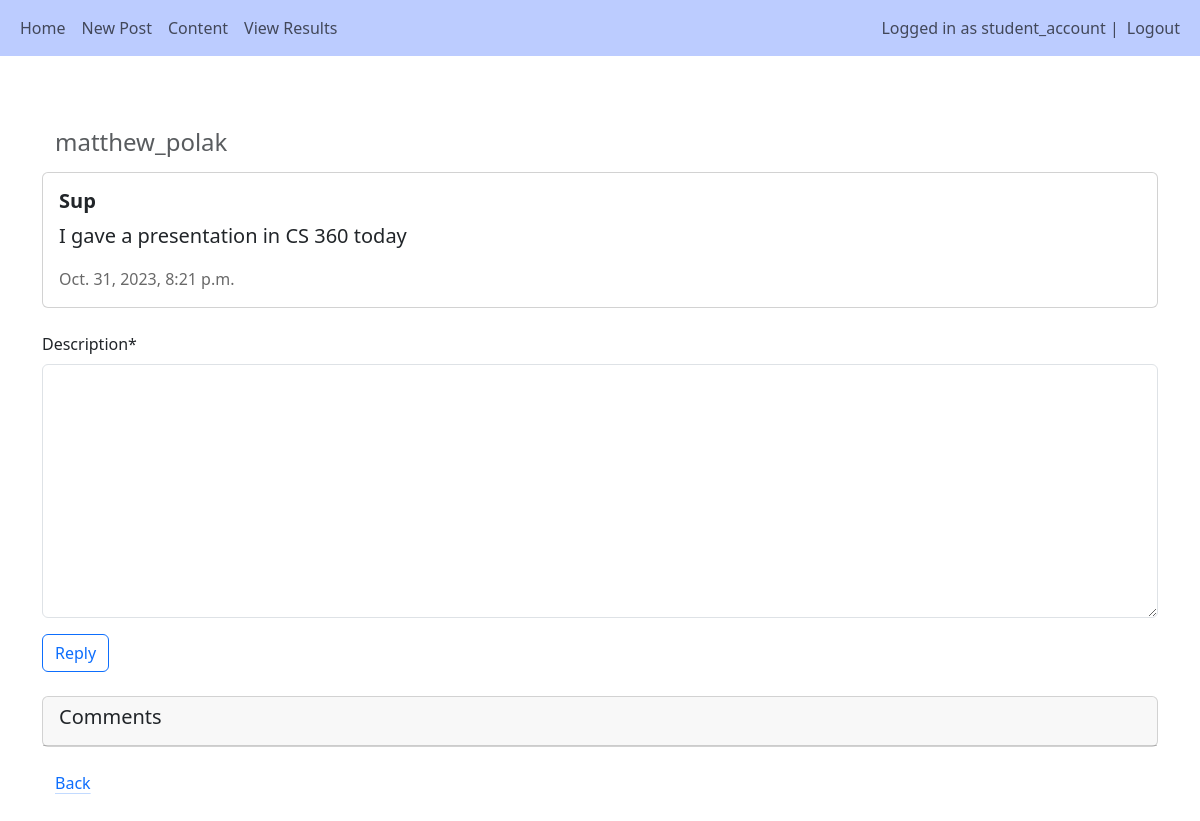
Page /home/reply/2 (signed in) on the committed database.
### main/models.py (models this page shows, shortened)
class User(AbstractUser):
    is_teacher = models.BooleanField('Is teacher', default=False)
    is_student = models.BooleanField('Is student', default=False)

class Post(models.Model):
    author = models.ForeignKey(User, on_delete=models.CASCADE)
    title = models.CharField(max_length=255)
    description = models.TextField(null=True, blank=True)
    created_at = models.DateTimeField(auto_now_add=True)
    updated_at = models.DateTimeField(auto_now=True)
    num_of_replies = 0

### main/views.py (the view)
# urls.py: path('reply/<int:pk>', views.reply, name="reply"),
@login_required(login_url="/login")
def reply(request, pk):
    post = Post.objects.get(id=pk)
    if request.method == "POST":
        form = ReplyForm(request.POST)
        if form.is_valid():
            reply = form.save(commit=False)
            reply.post = post
            reply.author = request.user
            reply.save()
            return redirect('/reply/' + str(pk), {"post":post})
    else:
        form = ReplyForm()
    return render(request, 'main/post/reply.html', {"post":post, "form":form})

### main/forms.py
class ReplyForm(forms.ModelForm):
    class Meta:
        model = Reply
        fields = ["description",]

### main/templates/main/post/reply.html (shortened to what this page needs)
{% extends 'main/base.html' %}
{% load crispy_forms_tags %}
{% block content %}
<br>
    <div><br>
        <div>
            <h4 class="card-subtitle mb-2 text-body-secondary" style="margin-left:13px">{{post.author}}</h4>
        </div>
        <div class="card" style="margin-top:15px">
            <div class="card-body">
              <h5 class="card-title" style="font-weight:bold">{{post.title}}</h5>
              <p class="fs-5">{{post.description}}</p>
              <p class="card-text" style="font-weight:lighter; color:dimgray">{{post.created_at}}</p>
            </div>
        </div>
    </div><br>
    <form method="POST">
        {{ form|crispy }}
        <button type="submit" class="btn btn-outline-primary">Reply</button>
    </form><br>
    <div class="card">
        <div class="card-header">
            <h5>Comments</h5>
        </div>
    </div>
    <br>
    <a href="{% url 'home' %}" class="link-primary link-offset-2 link-underline-opacity-25 link-underline-opacity-100-hover" style="margin-left:13px">Back</a>
    <br><br><br>
{% endblock %}

### main/templates/main/base.html (shortened to what this page needs)
<!DOCTYPE html>
<html lang="en">
<head>
    <link href="https://cdn.jsdelivr.net/npm/bootstrap@5.3.2/dist/css/bootstrap.min.css" rel="stylesheet">
    <link rel="stylesheet" href="https://cdnjs.cloudflare.com/ajax/libs/font-awesome/4.7.0/css/font-awesome.min.css">
</head>
<body>
    <nav class="navbar navbar-light navbar-expand-lg" style="background-color: #bcccff;">
        <div class="container-fluid">
            <div>
                <ul class="nav navbar-nav">
                    <li class="nav-item">
                        <a class="nav-link" href="/home">Home</a>
                    </li>
                    {% if user.is_teacher %}
                    <li class="nav-item">
                        <a class="nav-link" href="/create_post">Post Content</a>
                    </li>
                    <li class="nav-item">
                        <a class="nav-link" href="/subject_setup">New Subject</a>
                    </li>
                    <li class="nav-item">
                        <a class="nav-link" href="/view_subjects">View Subjects</a>
                    </li>
                    <li class="nav-item">
                        <a class="nav-link" href="/group_results">View Scores</a>
                    </li>
                    {% elif user.is_student %}
                    <li class="nav-item">
                        <a class="nav-link" href="/create_post">New Post</a>
                    </li>
                    <li class="nav-item">
                        <a class="nav-link" href="/content">Content</a>
                    </li>
                    <li class="nav-item">
                        <a class="nav-link" href="/ind_results">View Results</a>
                    </li>
                    {% endif %}
                </ul>
            </div>
            <div>
                <ul class="navbar-nav">
                    {% if user.is_authenticated %}
                    <span class="navbar-text">Logged in as {{user.username}} | </span>
                    <li class="nav-item">
                        <a class="nav-link" href="/logout">Logout</a>
                    </li>
                    {% else %}
                    <li class="nav-item">
                        <a class="nav-link" href="/login">Login</a>
                    </li>
                    {% endif %}
                </ul>
            </div>
        </div>
    </nav><br>
        <div class="container">
            {% block content %}
            {% endblock %}
        </div>
</body>
</html>

### rows in the picture
User: username "student_account"
Post: author "matthew_polak", title "Sup", description "I gave a presentation in CS 360 today", created_at "Oct. 31, 2023, 8:21 p.m."
